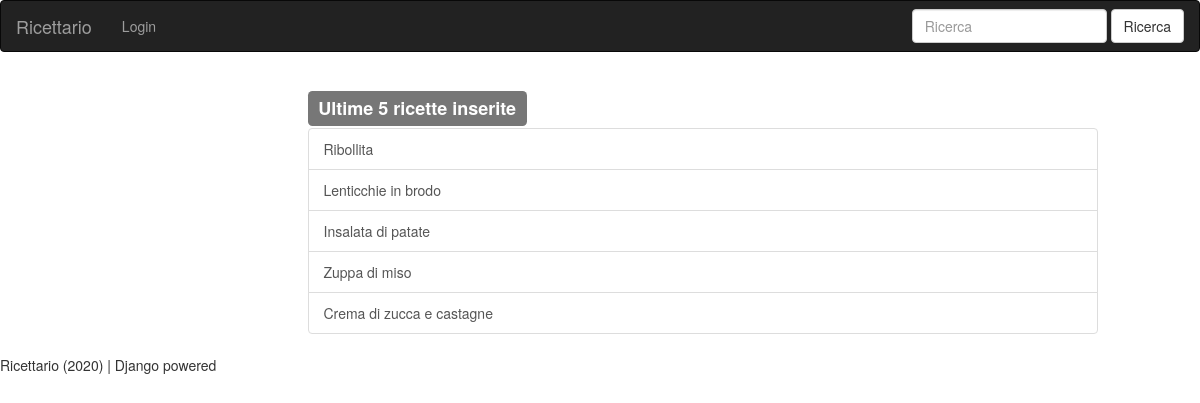
Screenshot of /catalogo/ with the database file from the repository.
### catalogo/models.py (models this page shows, shortened)
class Ricetta(models.Model):
    nome = models.CharField(
        max_length=200,
        null=False,
        default="Ricetta"
    )
    ANTIPASTO = 'Antipasto'
    PRIMO = 'Primo'
    SECONDO = 'Secondo'
    CONTORNO = 'Contorno'
    DOLCE = 'Dolce'
    tipo_choices = [
        (ANTIPASTO,'Antipasto'),
        (PRIMO,'Primo'),
        (SECONDO,'Secondo'),
        (CONTORNO,'Contorno'),
        (DOLCE,'Dolce')
    ]
    tipo = models.CharField(
        max_length=15,
        choices=tipo_choices,
        default=ANTIPASTO
    )
    autore = models.ForeignKey(
            User,
            on_delete=models.SET_NULL,
            null=True
    )
    FACILE = 'Facile'
    MEDIA = 'Media'
    DIFFICILE = 'Difficile'
    difficolta_choices = [
        (FACILE, 'Facile'),
        (MEDIA, 'Media'),
        (DIFFICILE, 'Difficile')
    ]
    difficolta = models.CharField(
        verbose_name = 'Difficoltà',
        max_length=15,
        choices=difficolta_choices,
        default=FACILE
    )
    immagine = models.ImageField(
        upload_to ='ricette',
        default = 'default.jpg'
    )
    descrizione = models.TextField(
        max_length=4000,
        null=True,
    )
    nazionalita = CountryField(
        verbose_name = 'Nazionalità',
    )

### catalogo/views.py (the view)
# urls.py: path('', views.index, name='index'),
def index(request):
    if request.user.is_authenticated:
        if request.user.is_superuser:
            ricette = Ricetta.objects.all().order_by('-id')
        else:
            ricette = Ricetta.objects.all().order_by('-id').filter(autore=request.user)
    else:
            ricette = Ricetta.objects.all().order_by('-id')[:5]
    context = {
        'ricette': ricette,
    }
    return render(request, 'catalogo/index.html', context=context)

### catalogo/templates/catalogo/index.html (shortened to what this page needs)
{% extends "base.html" %}
{% block content %}
<div>
{% if not user.is_authenticated %}
	<h3><span class="label label-default">Ultime 5 ricette inserite</span></h3>
   	<div class="list-group">
	{% for ricetta in ricette %}
			<a class="list-group-item" href='/catalogo/ricette/{{ ricetta.pk  }}/show'>{{ ricetta.nome }}</a>
	{% endfor %}
    	</div>
{% endif %}
</div>
{% endblock %}

### rows the page displays
Ricetta: nome "Ribollita"
Ricetta: nome "Lenticchie in brodo"
Ricetta: nome "Insalata di patate"
Ricetta: nome "Zuppa di miso"
Ricetta: nome "Crema di zucca e castagne"
